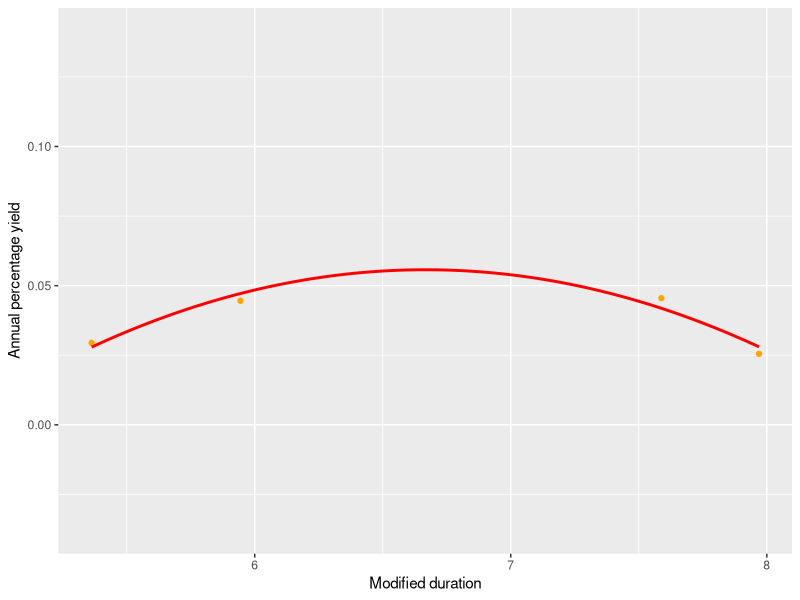

Write the R code that produced this figure.
library(readxl)
library(tidyverse)

#Abre o diretório
setwd()

#Gráfico OMNG12
omng12 <- read_excel("duration_db.xlsx", sheet = "OMNG12")

df <- omng12 %>% filter(asset != "OMNG12")
gb <- omng12 %>% filter(asset == "OMNG12")

gb$asset <- "Green bond"

for(i in 1:nrow(df)){
  ifelse(df$rating[i] != "-", df$asset[i] <- "Rated vanilla bond",
         df$asset[i] <- "Vanilla bond")
}

p <- ggplot(omng12, mapping = aes(x = modified_duration, y = current_yield))+
  geom_point(color = 
               ifelse(omng12$asset == "Green bond", "green",
                      ifelse(omng12$asset == "Vanilla bond", "blue",
                             "orange")),
             show.legend = TRUE) +
  stat_smooth(data = subset(omng12, asset != "Green bond"), 
              aes(x = modified_duration, y = current_yield),
              method = "lm", se=TRUE, fill = NA, 
              formula =y ~ poly(x, 2, raw=TRUE), color = "red") +
  labs(
    x = "Modified duration",
    y = "Annual percentage yield"
  )+
  theme(legend.position = "top")

ggsave("figure6.jpeg", p, width = 4, height = 3, device='jpeg', dpi=300)
